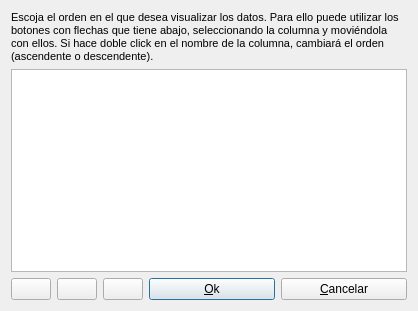
<?xml version="1.0" encoding="UTF-8"?>
<ui version="4.0">
 <class>DBTableViewColumnOrderForm</class>
 <widget class="QDialog" name="DBTableViewColumnOrderForm">
  <property name="geometry">
   <rect>
    <x>0</x>
    <y>0</y>
    <width>418</width>
    <height>311</height>
   </rect>
  </property>
  <property name="windowTitle">
   <string>Selección de orden</string>
  </property>
  <property name="windowIcon">
   <iconset resource="../../../resources/resources.qrc">
    <normaloff>:/aplicacion/images/alephLogoIcon.ico</normaloff>:/aplicacion/images/alephLogoIcon.ico</iconset>
  </property>
  <layout class="QGridLayout" name="gridLayout">
   <item row="0" column="0" colspan="5">
    <widget class="QLabel" name="label">
     <property name="text">
      <string>&lt;!DOCTYPE HTML PUBLIC &quot;-//W3C//DTD HTML 4.0//EN&quot; &quot;http://www.w3.org/TR/REC-html40/strict.dtd&quot;&gt;
&lt;html&gt;&lt;head&gt;&lt;meta name=&quot;qrichtext&quot; content=&quot;1&quot; /&gt;&lt;style type=&quot;text/css&quot;&gt;
p, li { white-space: pre-wrap; }
&lt;/style&gt;&lt;/head&gt;&lt;body style=&quot; font-family:'MS Shell Dlg 2'; font-size:8.25pt; font-weight:400; font-style:normal;&quot;&gt;
&lt;p style=&quot; margin-top:0px; margin-bottom:0px; margin-left:0px; margin-right:0px; -qt-block-indent:0; text-indent:0px;&quot;&gt;&lt;span style=&quot; font-size:8pt;&quot;&gt;Escoja el orden en el que desea visualizar los datos. Para ello puede utilizar los botones con flechas que tiene abajo, seleccionando la columna y moviéndola con ellos. Si hace doble click en el nombre de la columna, cambiará el orden (ascendente o descendente).&lt;/span&gt;&lt;/p&gt;&lt;/body&gt;&lt;/html&gt;</string>
     </property>
     <property name="wordWrap">
      <bool>true</bool>
     </property>
    </widget>
   </item>
   <item row="1" column="0" colspan="5">
    <widget class="QListWidget" name="listWidget">
     <property name="toolTip">
      <string>Orden a mostrar</string>
     </property>
     <property name="whatsThis">
      <string>Aquí puede marcar el orden con el que desea visualizar los datos. Puede mover y arrastrar las diferentes columnas al orden adecuado. Haciendo doble click en el item, puede indicar si la ordenación se realizará ascendente o descendente.</string>
     </property>
     <property name="editTriggers">
      <set>QAbstractItemView::DoubleClicked</set>
     </property>
     <property name="dragDropOverwriteMode">
      <bool>true</bool>
     </property>
     <property name="dragDropMode">
      <enum>QAbstractItemView::InternalMove</enum>
     </property>
     <property name="movement">
      <enum>QListView::Free</enum>
     </property>
     <property name="selectionRectVisible">
      <bool>true</bool>
     </property>
    </widget>
   </item>
   <item row="2" column="0">
    <widget class="QPushButton" name="pbUp">
     <property name="sizePolicy">
      <sizepolicy hsizetype="Maximum" vsizetype="Fixed">
       <horstretch>0</horstretch>
       <verstretch>0</verstretch>
      </sizepolicy>
     </property>
     <property name="toolTip">
      <string>Mueve la columna</string>
     </property>
     <property name="whatsThis">
      <string>Mueve la columna seleccionada una posición hacia arriba. (ALT+D) </string>
     </property>
     <property name="text">
      <string/>
     </property>
     <property name="icon">
      <iconset resource="../../../resources/resources.qrc">
       <normaloff>:/generales/images/up.png</normaloff>:/generales/images/up.png</iconset>
     </property>
     <property name="shortcut">
      <string>Alt+U</string>
     </property>
    </widget>
   </item>
   <item row="2" column="1">
    <widget class="QPushButton" name="pbDown">
     <property name="sizePolicy">
      <sizepolicy hsizetype="Maximum" vsizetype="Fixed">
       <horstretch>0</horstretch>
       <verstretch>0</verstretch>
      </sizepolicy>
     </property>
     <property name="whatsThis">
      <string>Mueve la columna hacia abajo. (ALT+D)</string>
     </property>
     <property name="text">
      <string/>
     </property>
     <property name="icon">
      <iconset resource="../../../resources/resources.qrc">
       <normaloff>:/generales/images/down.png</normaloff>:/generales/images/down.png</iconset>
     </property>
     <property name="shortcut">
      <string>Alt+D</string>
     </property>
    </widget>
   </item>
   <item row="2" column="2">
    <widget class="QPushButton" name="pbOrder">
     <property name="sizePolicy">
      <sizepolicy hsizetype="Maximum" vsizetype="Fixed">
       <horstretch>0</horstretch>
       <verstretch>0</verstretch>
      </sizepolicy>
     </property>
     <property name="whatsThis">
      <string>Cambia el orden de la columna seleccionada. (ALT+O)</string>
     </property>
     <property name="text">
      <string/>
     </property>
     <property name="icon">
      <iconset resource="../../../resources/resources.qrc">
       <normaloff>:/generales/images/sort_ascend.png</normaloff>:/generales/images/sort_ascend.png</iconset>
     </property>
     <property name="shortcut">
      <string>Alt+O</string>
     </property>
    </widget>
   </item>
   <item row="2" column="3">
    <widget class="QPushButton" name="pbOk">
     <property name="text">
      <string>&amp;Ok</string>
     </property>
     <property name="icon">
      <iconset resource="../../../resources/resources.qrc">
       <normaloff>:/aplicacion/images/ok.png</normaloff>:/aplicacion/images/ok.png</iconset>
     </property>
     <property name="autoDefault">
      <bool>false</bool>
     </property>
     <property name="default">
      <bool>true</bool>
     </property>
    </widget>
   </item>
   <item row="2" column="4">
    <widget class="QPushButton" name="pbCancel">
     <property name="text">
      <string>&amp;Cancelar</string>
     </property>
     <property name="icon">
      <iconset resource="../../../resources/resources.qrc">
       <normaloff>:/generales/images/close.png</normaloff>:/generales/images/close.png</iconset>
     </property>
    </widget>
   </item>
  </layout>
 </widget>
 <resources>
  <include location="../../../resources/resources.qrc"/>
  <include location="../../../resources/resources.qrc"/>
 </resources>
 <connections/>
</ui>
